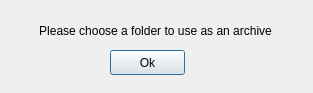
<?xml version="1.0" encoding="UTF-8"?>
<ui version="4.0">
 <class>dialogArchive</class>
 <widget class="QDialog" name="dialogArchive">
  <property name="geometry">
   <rect>
    <x>0</x>
    <y>0</y>
    <width>313</width>
    <height>93</height>
   </rect>
  </property>
  <property name="windowTitle">
   <string>Dialog</string>
  </property>
  <widget class="QPushButton" name="pushButton">
   <property name="geometry">
    <rect>
     <x>110</x>
     <y>50</y>
     <width>75</width>
     <height>25</height>
    </rect>
   </property>
   <property name="text">
    <string>Ok</string>
   </property>
  </widget>
  <widget class="QLabel" name="label">
   <property name="geometry">
    <rect>
     <x>10</x>
     <y>10</y>
     <width>291</width>
     <height>41</height>
    </rect>
   </property>
   <property name="text">
    <string>Please choose a folder to use as an archive</string>
   </property>
   <property name="alignment">
    <set>Qt::AlignCenter</set>
   </property>
  </widget>
 </widget>
 <resources/>
 <connections/>
</ui>
